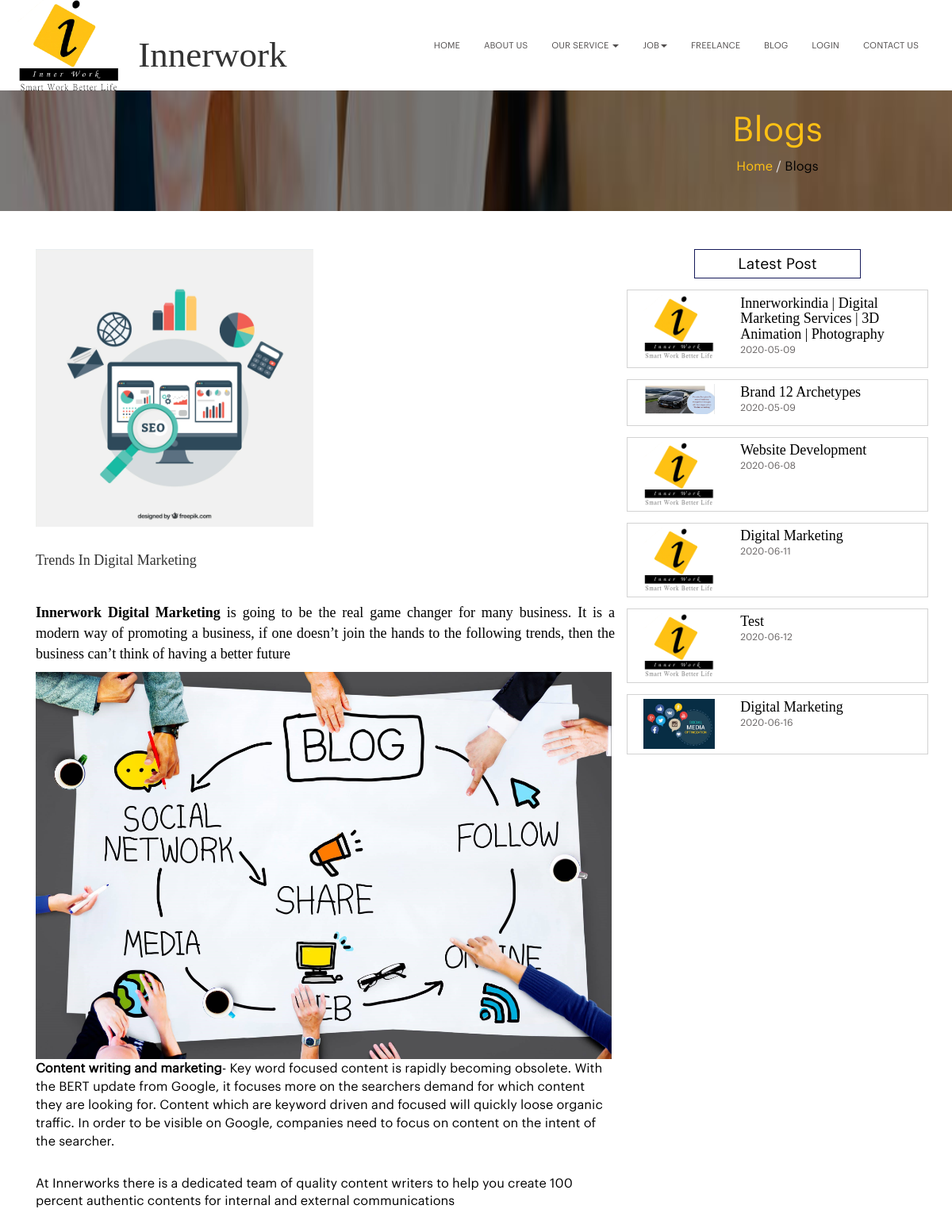
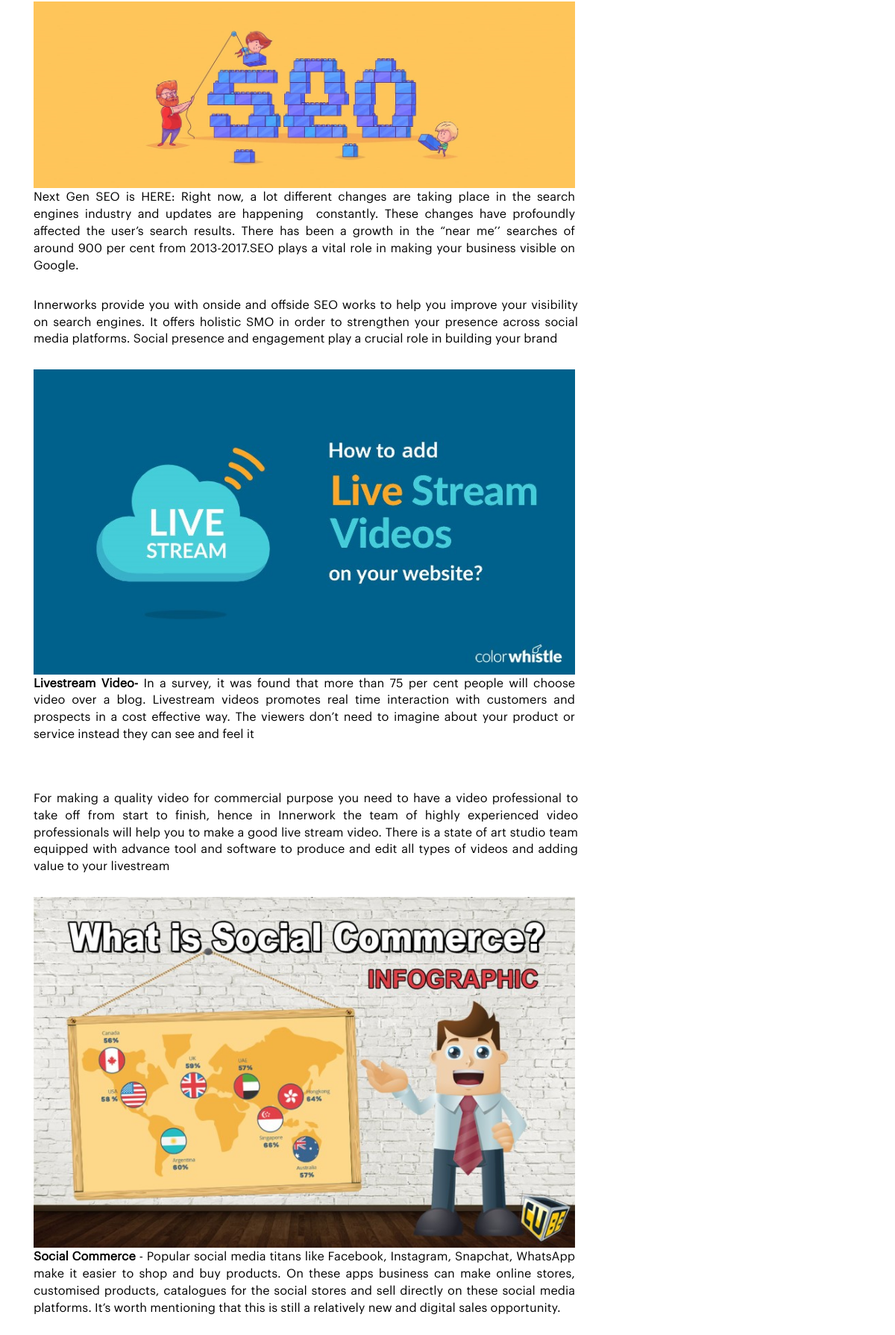
The page /readBlog?id=11 (upper part) on the database its author committed (2 pictures, top to bottom).
### tables this page shows
CREATE TABLE `blogs` (
  `id` int(11) NOT NULL,
  `title` varchar(200) NOT NULL,
  `description` text NOT NULL,
  `img` varchar(200) DEFAULT NULL,
  `status` varchar(10) NOT NULL,
  `publishdate` date NOT NULL,
  `dateTime` timestamp NOT NULL DEFAULT current_timestamp() ON UPDATE current_timestamp()
);

### readBlog.php (the view, shortened to what this page needs)
<?php
$id = "";
$staus = true;
if(isset($_GET['id']))
{
    $id = $_GET['id'];
}
else
{
    header( "Location: blog" );
}
include_once 'DbConnection/DbConnectionHelper.php';
?>
<!doctype html>
<html lang="en">
<head>
    <?php include "CommonFiles.php"?>
    <link rel="stylesheet" href="css/careerHouse.css">
</head>
<body>
<?php include_once 'Header.php'; ?>
<section id="banner">
    <div class="container">
        <div class="col-md-8"></div>
        <div class="col-md-4">
            <h2>Blogs</h2>
            <p><a href="index">Home</a> <span>/</span> Blogs</p>
        </div>
    </div>
</section>
<section id="readBlog">
    <div class="container">
        <div class="col-md-8">
            <?php
            $stmt = $conn->prepare('select * from blogs where id = ? and status = ?');
            $stmt->bindParam(1, $id);
            $stmt->bindParam(2, $staus);
            $stmt->execute();
            if($stmt->rowCount() > 0)
            {
                $data = $stmt->fetchAll();
                foreach($data as $row)
                {
                    ?>
                    <div class="readBx">
                        <img src="upload/<?php echo $row['img']; ?>" alt="" style="width: 350px;height: auto;">
                        <h2><?php echo $row['title']; ?></h2>
                        <?php $row['description'] = str_replace('../upload', 'upload', $row['description']); ?>
                        <?php if (strpos($row['description'], 'youtube')) { ?>
                            <?php $row['description'] = str_replace('<p>', '', $row['description']); ?>
                            <?php $row['description'] = str_replace('</p>', '', $row['description']); ?>
                            <iframe width="560" height="315" src=<?php echo '"' .$row['description'] .'"'; ?>frameborder="0" allow="accelerometer; autoplay; encrypted-media; gyroscope; picture-in-picture" allowfullscreen>
                            </iframe>
                        <?php } else { ?>
                        <div class="descriptionPara"><?php echo $row['description']; ?></div>
                        <?php } ?>
                    </div>
                    <?php
                }
            }
            ?>
        </div>
        <div class="col-md-4">
            <div class="relatedBlogs">
                <h3>Latest Post</h3>
                <?php
                $stmtLatest = $conn->prepare('select * from blogs where id != ? and status = ? limit 6');
                $stmtLatest->bindParam(1, $id);
                $stmtLatest->bindParam(2, $staus);
                $stmtLatest->execute();
                if($stmtLatest->rowCount() > 0){
                    $data = $stmtLatest->fetchAll();
                    foreach($data as $ro)
                    {
                        ?>
                        <a href="readBlog?id=<?php echo $ro['id']; ?>">
                            <div class="row recent">
                                <div class="col-md-4 col-xs-4">
                                    <img src="upload/<?php echo $ro['img']; ?>" alt="">
                                </div>
                                <div class="col-md-8 col-xs-8">
                                    <h4><?php echo $ro['title']; ?></h4>
                                    <p><?php echo $ro['publishdate']; ?></p>
                                </div>
                            </div>
                        </a>
                        <?php
                    }
                }
                else
                {
                    echo "nothing";
                }
                ?>
            </div>
        </div>
    </div>
</section>
<?php include_once 'Footer.php'; ?>
</body>
</html>

### css/style.css (style rules this page uses)
body a { font-family:GraphikRegular; }
body p { font-family:GraphikRegular;font-size:16px; }
body h4 { font-family:GraphikRegular; }
body h3 { font-family:GraphikRegular; }
body h2 { font-family:GraphikRegular; }
#banner { padding:2% 0;background-image: url('../img/banner.jpg');background-attachment:fixed;background-size:100% 60%; }
#banner h2 { color: #ffc114;font-size: 43px;margin: 0;text-align: center; }
#banner p { color:#000;font-size: 16px;text-align: center; }
#banner p span { color:#e1e0e5;line-height: 47px; }
#banner p a { color:#ffc114; }

### css/careerHouse.css (style rules this page uses)
.descriptionPara { font-family: GraphikRegular;color: #000; }
#readBlog { padding:4% 0; }
.readBx img { width:100%; }
.relatedBlogs h3 { border: 1px solid #151a5a;margin: auto;padding: 2%;display: block; width: 60%;text-align: center;font-size: 19px;color: #000; }
.recent { margin-top: 4%;padding:1%;border: 1px solid #d3d3d3; }
.recent img { width: 100%;padding: 2%; }
.recent h4 { font-size: 14px;color: #000;text-align: left;margin-bottom: 0;margin-top: 3px; }
.recent p { color:#666262;font-size: 12px; }

### rows shown on the page
blogs: img (picture), title "Trends In Digital Marketing", description "Innerwork Digital Marketing is going to be the real game changer for many business. It is a modern way of promoting a business, if one doesn’t join the hands to the following trends, then the business can’t think of having a better future Content writing and marketing - Key word focused content is rapidly becoming obsolete. With the BERT update from Google, it focuses more on the searchers demand for which content they are looking for. Content which are keyword driven and focused will quickly loose organic traffic. In order to be visible on Google, companies need to focus on content on the intent of the searcher. At Innerworks there is a dedicated team of quality content writers to help you…"
blogs: img (picture), title "Innerworkindia | Digital Marketing Services | 3D Animation | Photography", publishdate "2020-05-09"
blogs: img (picture), title "Brand 12 Archetypes", publishdate "2020-05-09"
blogs: img (picture), title "Website Development", publishdate "2020-06-08"
blogs: img (picture), title "Digital Marketing", publishdate "2020-06-11"
blogs: img (picture), title "Test", publishdate "2020-06-12"
blogs: img (picture), title "Digital Marketing", publishdate "2020-06-16"
